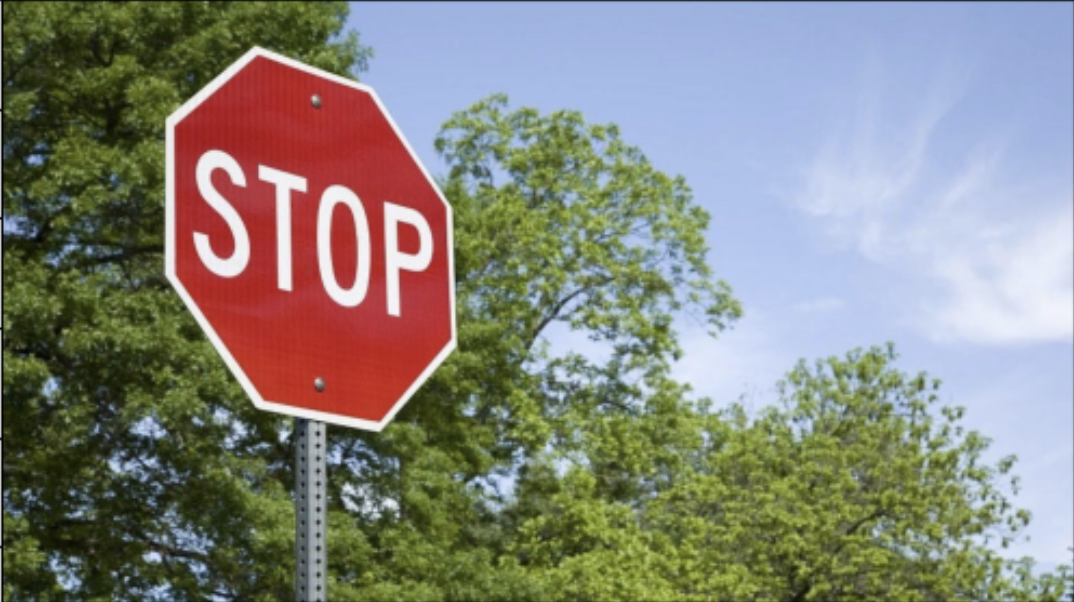
#> input picture image.png, 1074 x 602 px, given in place of the camera
$ python 'import numpy as np.py'   (older library calls are emulated)
#> lines starting #> are read from the running program, lines starting #| are printed output that depends on the picture; after the words box and inside, x2 and y2 are one past the last pixel; in counts of white or black regions, pixels touching at a corner belong together
import numpy as np
import cv2
font = cv2.FONT_HERSHEY_SIMPLEX
lower_green = np.array([35, 110, 106])  # 绿色范围低阈值
upper_green = np.array([77, 255, 255])  # 绿色范围高阈值
lower_red = np.array([0, 127, 128])  # 红色范围低阈值
upper_red = np.array([10, 255, 255])  # 红色范围高阈值
#需要更多颜色，可以去百度一下HSV阈值！
# cap = cv2.VideoCapture('1.mp4')  # 打开视频文件
cap = cv2.VideoCapture(0)#打开USB摄像头
if (cap.isOpened()):  # 视频打开成功
    flag = 1
else:
    flag = 0
num = 0
if (flag):
    while (True):
        ret, frame = cap.read()  # 读取一帧
#> frame is the input picture: shape (602, 1074, 3); mean B, G, R 125.3, 133.5, 133.9

        if ret == False:  # 读取帧失败
            break
        hsv_img = cv2.cvtColor(frame, cv2.COLOR_BGR2HSV)
#> hsv_img: shape (602, 1074, 3); mean H, S, V 67.9, 95.4, 157.9
        mask_green = cv2.inRange(hsv_img, lower_green, upper_green)  # 根据颜色范围删选
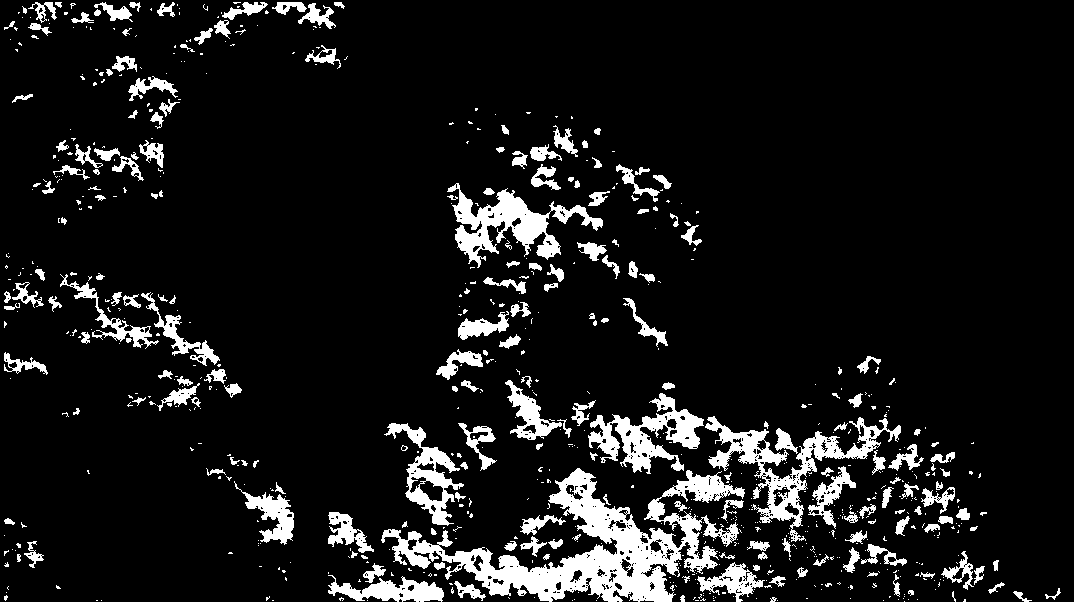
#> mask_green: shape (602, 1074); 9.8% white; 737 white regions (532 under 20 px), largest, box (x1, y1, x2, y2) and area: (381, 468, 745, 602) 15238, (705, 416, 901, 542) 5007, (447, 183, 603, 268) 4335
        mask_red = cv2.inRange(hsv_img, lower_red, upper_red)
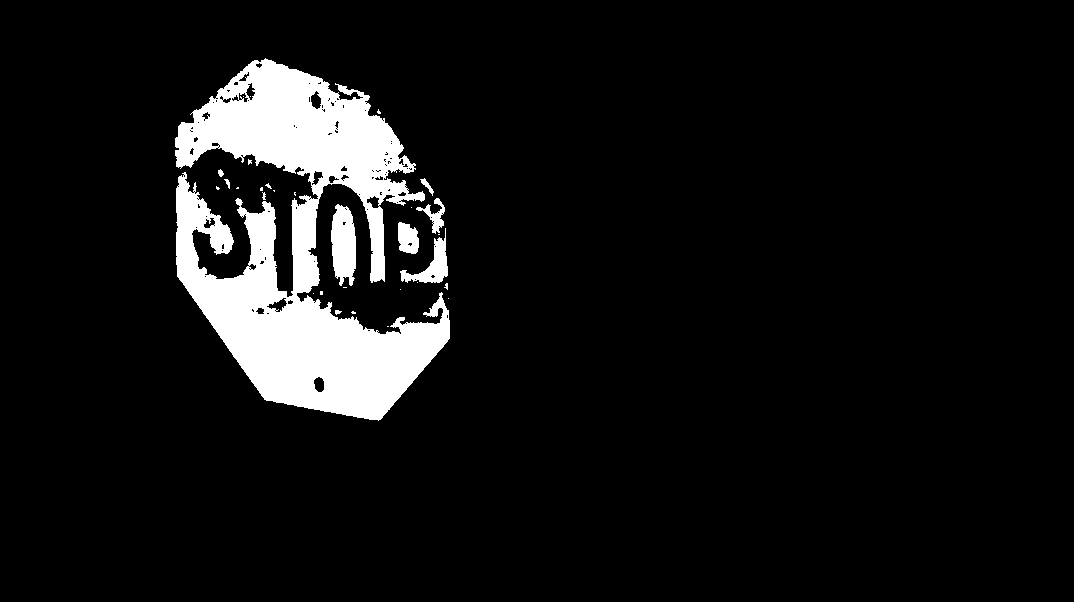
#> mask_red: shape (602, 1074); 8% white; 31 white regions (21 under 20 px), largest, box (x1, y1, x2, y2) and area: (175, 58, 450, 421) 48044, (331, 204, 356, 286) 1590, (400, 228, 448, 283) 900
 # 根据颜色范围删选
        mask_green = cv2.medianBlur(mask_green, 7)  # 中值滤波
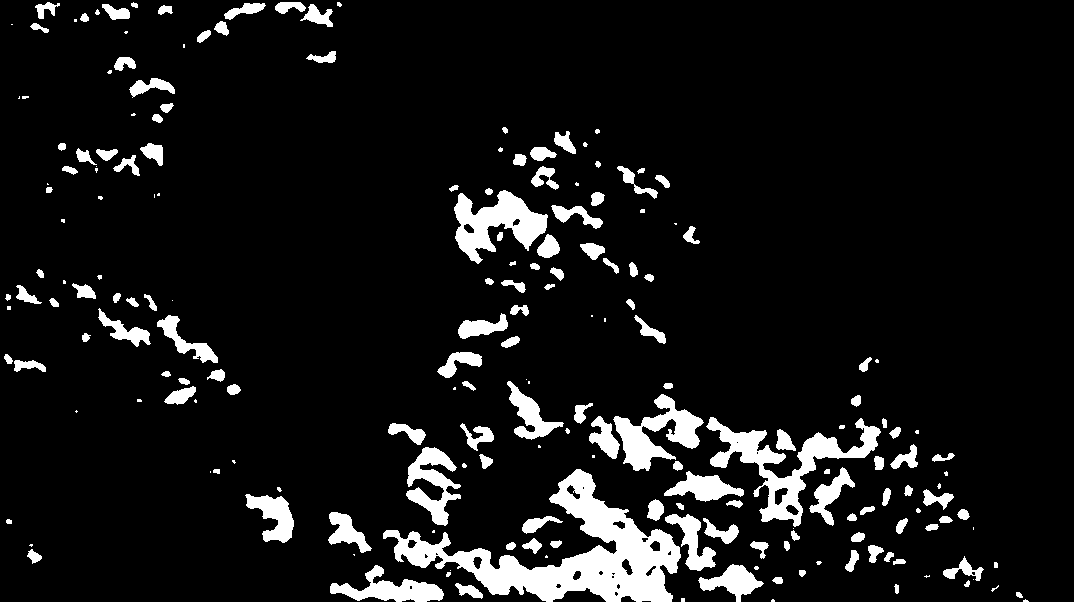
#> mask_green: shape (602, 1074); 8.8% white; 203 white regions (59 under 20 px), largest, box (x1, y1, x2, y2) and area: (383, 469, 681, 602) 12921, (706, 417, 881, 527) 4980, (454, 190, 548, 264) 3388
        mask_red = cv2.medianBlur(mask_red, 7)  # 中值滤波
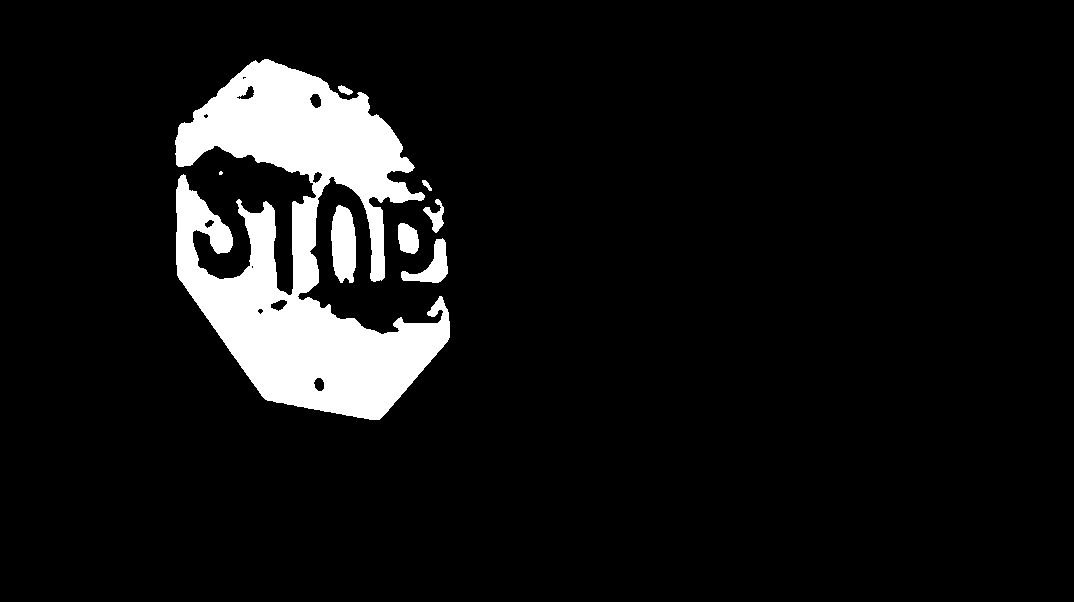
#> mask_red: shape (602, 1074); 8% white; 8 white regions (1 under 20 px), largest, box (x1, y1, x2, y2) and area: (175, 59, 450, 420) 48510, (331, 205, 356, 283) 1577, (401, 238, 448, 283) 880
        mask = cv2.bitwise_or(mask_green, mask_red)
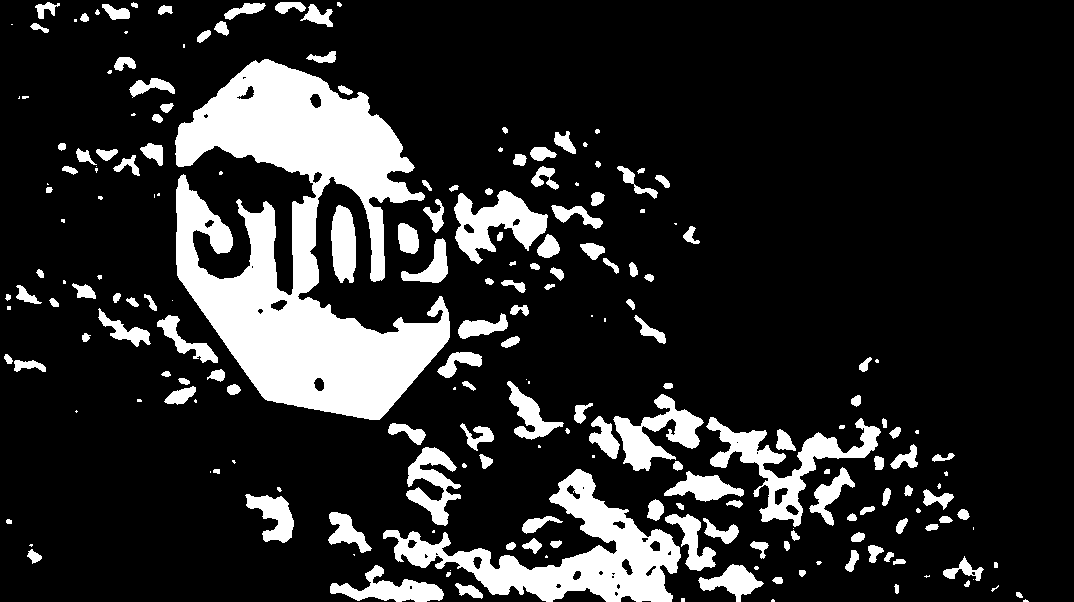
#> mask: shape (602, 1074); 16.8% white; 211 white regions (60 under 20 px)
        mask_green, contours, hierarchy = cv2.findContours(mask_green, cv2.RETR_EXTERNAL, cv2.CHAIN_APPROX_NONE)
#> contours = 203 contours, 69 with area under 20; largest, box (x1, y1, x2, y2) and area: (383, 469, 681, 602) 13006, (706, 417, 881, 527) 4804, (454, 190, 548, 264) 3310, (613, 394, 704, 471) 2744, (406, 447, 461, 526) 1801
        mask_red, contours2, hierarchy2 = cv2.findContours(mask_red, cv2.RETR_EXTERNAL, cv2.CHAIN_APPROX_NONE)
#> contours2 = 8 contours, 1 with area under 20; largest, box (x1, y1, x2, y2) and area: (175, 59, 450, 420) 47956, (331, 205, 356, 283) 1488, (401, 238, 448, 283) 804, (398, 223, 419, 254) 478, (423, 199, 444, 233) 262, (338, 85, 353, 95) 68, (422, 180, 432, 191) 38

        for cnt in contours:
            (x, y, w, h) = cv2.boundingRect(cnt)
            cv2.rectangle(frame, (x, y), (x + w, y + h), (0, 255, 255), 2)
            cv2.putText(frame, "Green", (x, y - 5), font, 0.7, (0, 255, 0), 2)
#> this loop made 203 passes
#> (x, y, w, h) on passes 1 to 3: (1023, 599, 6, 3), (771, 599, 4, 3), (681, 598, 4, 4)
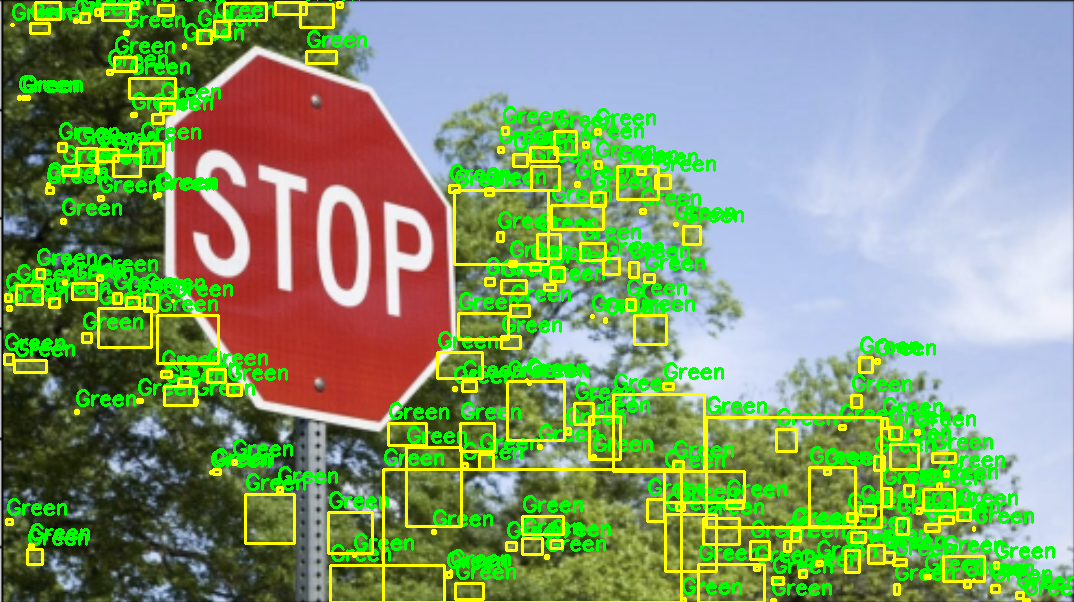
#> frame: shape (602, 1074, 3); 16.4% of pixels changed, all inside (x1, y1, x2, y2) = (3, 0, 1074, 602)

        for cnt2 in contours2:
            (x2, y2, w2, h2) = cv2.boundingRect(cnt2)
            cv2.rectangle(frame, (x2, y2), (x2 + w2, y2 + h2), (0, 255, 255), 2)
            cv2.putText(frame, "Red", (x2, y2 - 5), font, 0.7, (0, 0, 255), 2)
#> this loop made 8 passes
#> (x2, y2, w2, h2) on passes 1 to 8: (401, 238, 47, 45), (398, 223, 21, 31), (331, 205, 25, 78), (423, 199, 21, 34), (422, 180, 10, 11), (219, 171, 4, 4), (338, 85, 15, 10), (175, 59, 275, 361)
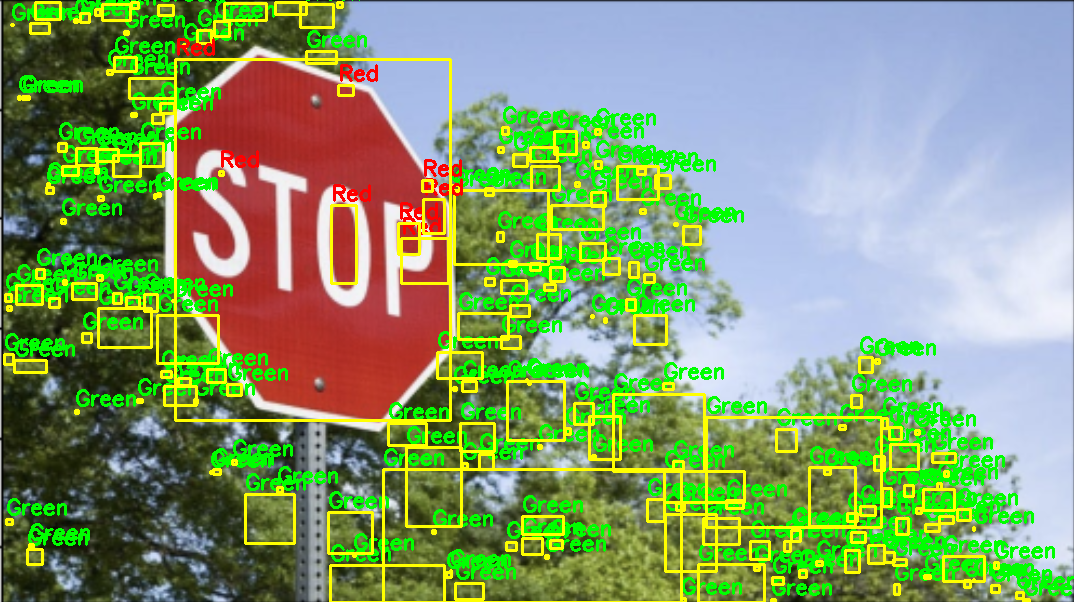
#> frame: shape (602, 1074, 3); 1.28% of pixels changed, all inside (x1, y1, x2, y2) = (174, 38, 463, 422)
        num = num + 1
        cv2.imshow("dection", frame)
        cv2.imwrite("imgs/%d.jpg"%num, frame)
        if cv2.waitKey(20) & 0xFF == 27:
#> (key Esc is pressed here)
            break
cv2.waitKey(0)
cv2.destroyAllWindows()
